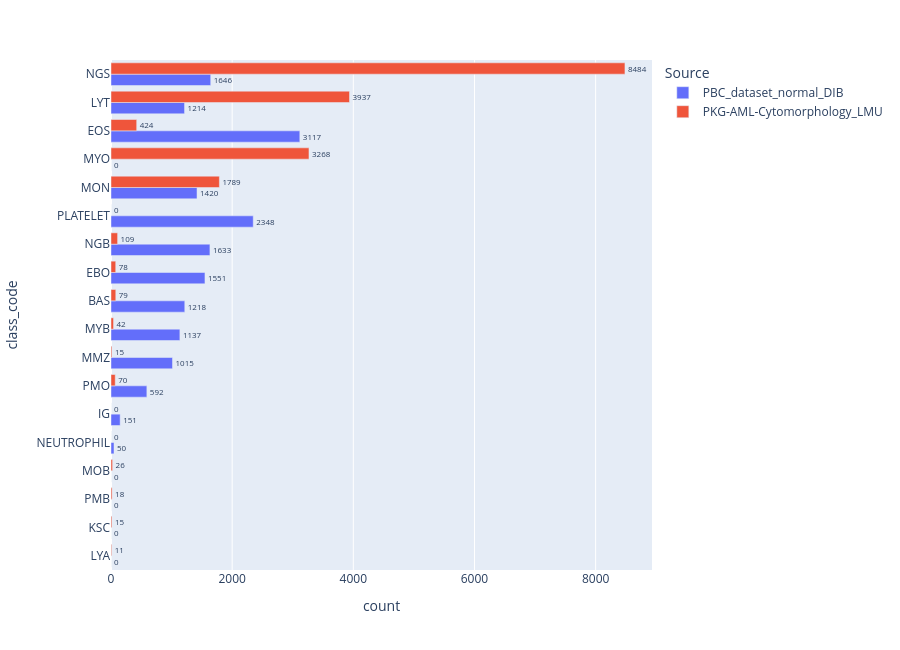

The code cell stored with this chart in its notebook:
### Code cell
# Comptage par source et par classe
df_count = (df_all.groupby(["class_code", "source"]).size().unstack(fill_value=0).reset_index())

df_count = df_count.melt(id_vars="class_code", var_name="source", value_name="count")

order = (df_count.groupby("class_code")["count"].sum().sort_values().index)

fig = px.bar(
    df_count,
    x="count",
    y="class_code",
    color="source",
    orientation="h",
    category_orders={"class_code": order},
    barmode="group",
    text="count",
)

fig.update_traces(textposition="outside")
fig.update_layout(height=650,yaxis=dict(categoryorder="total ascending"),legend_title="Source")
fig.show()

### Figure 1 — Plotly figure (JSON) as saved in the notebook; plotly's stock layout.template omitted (floating-point values rounded to 4 significant figures)
{"data": [{"alignmentgroup": "True", "hovertemplate": "source=PBC_dataset_normal_DIB<br>count=%{text}<br>class_code=%{y}<extra></extra>", "legendgroup": "PBC_dataset_normal_DIB", "marker": {"color": "#636efa", "pattern": {"shape": ""}}, "name": "PBC_dataset_normal_DIB", "offsetgroup": "PBC_dataset_normal_DIB", "orientation": "h", "showlegend": true, "text": [1218.0, 1551.0, 3117.0, 151.0, 0.0, 0.0, 1214.0, 1015.0, 0.0, 1420.0, 1137.0, 0.0, 50.0, 1633.0, 1646.0, 2348.0, 0.0, 592.0], "textposition": "outside", "type": "bar", "x": [1218, 1551, 3117, 151, 0, 0, 1214, 1015, 0, 1420, 1137, 0, 50, 1633, 1646, 2348, 0, 592], "xaxis": "x", "y": ["BAS", "EBO", "EOS", "IG", "KSC", "LYA", "LYT", "MMZ", "MOB", "MON", "MYB", "MYO", "NEUTROPHIL", "NGB", "NGS", "PLATELET", "PMB", "PMO"], "yaxis": "y"}, {"alignmentgroup": "True", "hovertemplate": "source=PKG-AML-Cytomorphology_LMU<br>count=%{text}<br>class_code=%{y}<extra></extra>", "legendgroup": "PKG-AML-Cytomorphology_LMU", "marker": {"color": "#EF553B", "pattern": {"shape": ""}}, "name": "PKG-AML-Cytomorphology_LMU", "offsetgroup": "PKG-AML-Cytomorphology_LMU", "orientation": "h", "showlegend": true, "text": [79.0, 78.0, 424.0, 0.0, 15.0, 11.0, 3937.0, 15.0, 26.0, 1789.0, 42.0, 3268.0, 0.0, 109.0, 8484.0, 0.0, 18.0, 70.0], "textposition": "outside", "type": "bar", "x": [79, 78, 424, 0, 15, 11, 3937, 15, 26, 1789, 42, 3268, 0, 109, 8484, 0, 18, 70], "xaxis": "x", "y": ["BAS", "EBO", "EOS", "IG", "KSC", "LYA", "LYT", "MMZ", "MOB", "MON", "MYB", "MYO", "NEUTROPHIL", "NGB", "NGS", "PLATELET", "PMB", "PMO"], "yaxis": "y"}], "layout": {"barmode": "group", "height": 650, "legend": {"title": {"text": "Source"}, "tracegroupgap": 0}, "margin": {"t": 60}, "xaxis": {"anchor": "y", "domain": [0, 1], "title": {"text": "count"}}, "yaxis": {"anchor": "x", "categoryarray": ["NGS", "LYT", "EOS", "MYO", "MON", "PLATELET", "NGB", "EBO", "BAS", "MYB", "MMZ", "PMO", "IG", "NEUTROPHIL", "MOB", "PMB", "KSC", "LYA"], "categoryorder": "total ascending", "domain": [0, 1], "title": {"text": "class_code"}}}}
